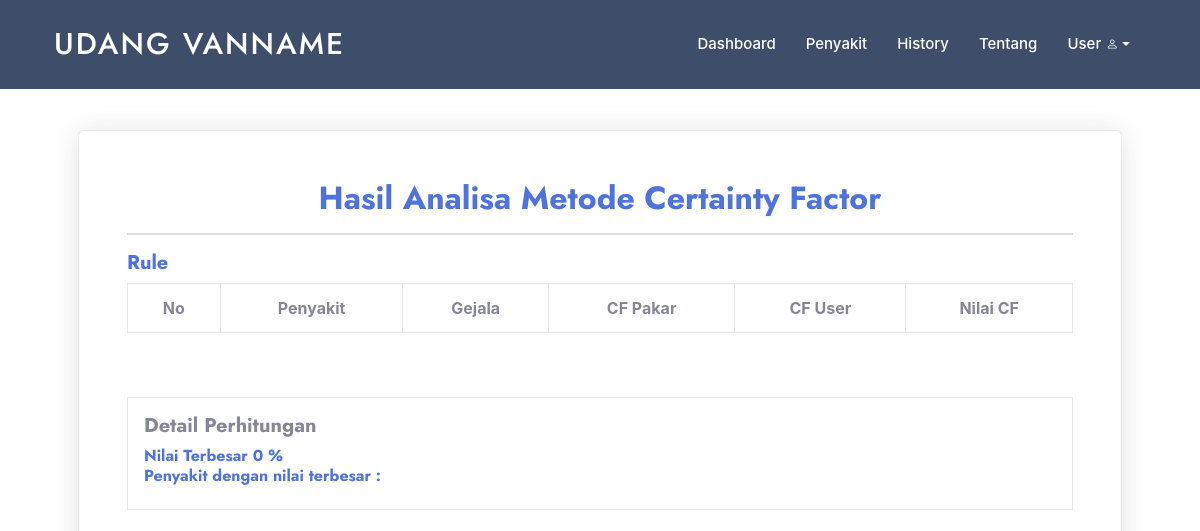
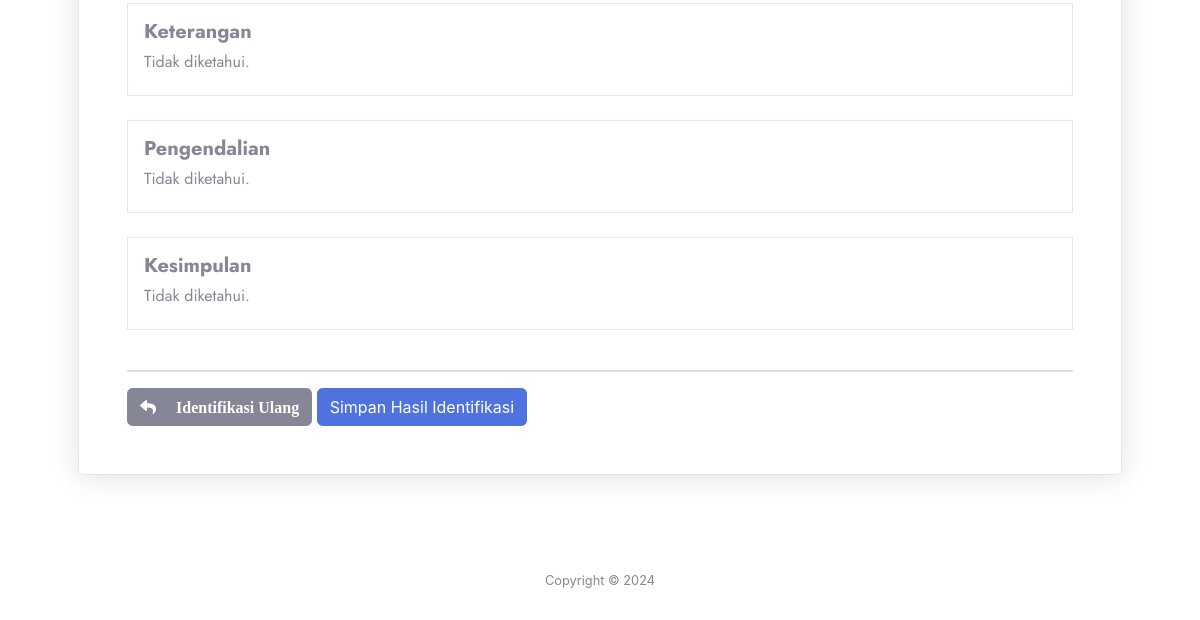
/user/identifikasi.php?no_regidentifikasi=G44BCEHPSC (signed in), run on an earlier commit of the app's database (2 pictures, top to bottom).
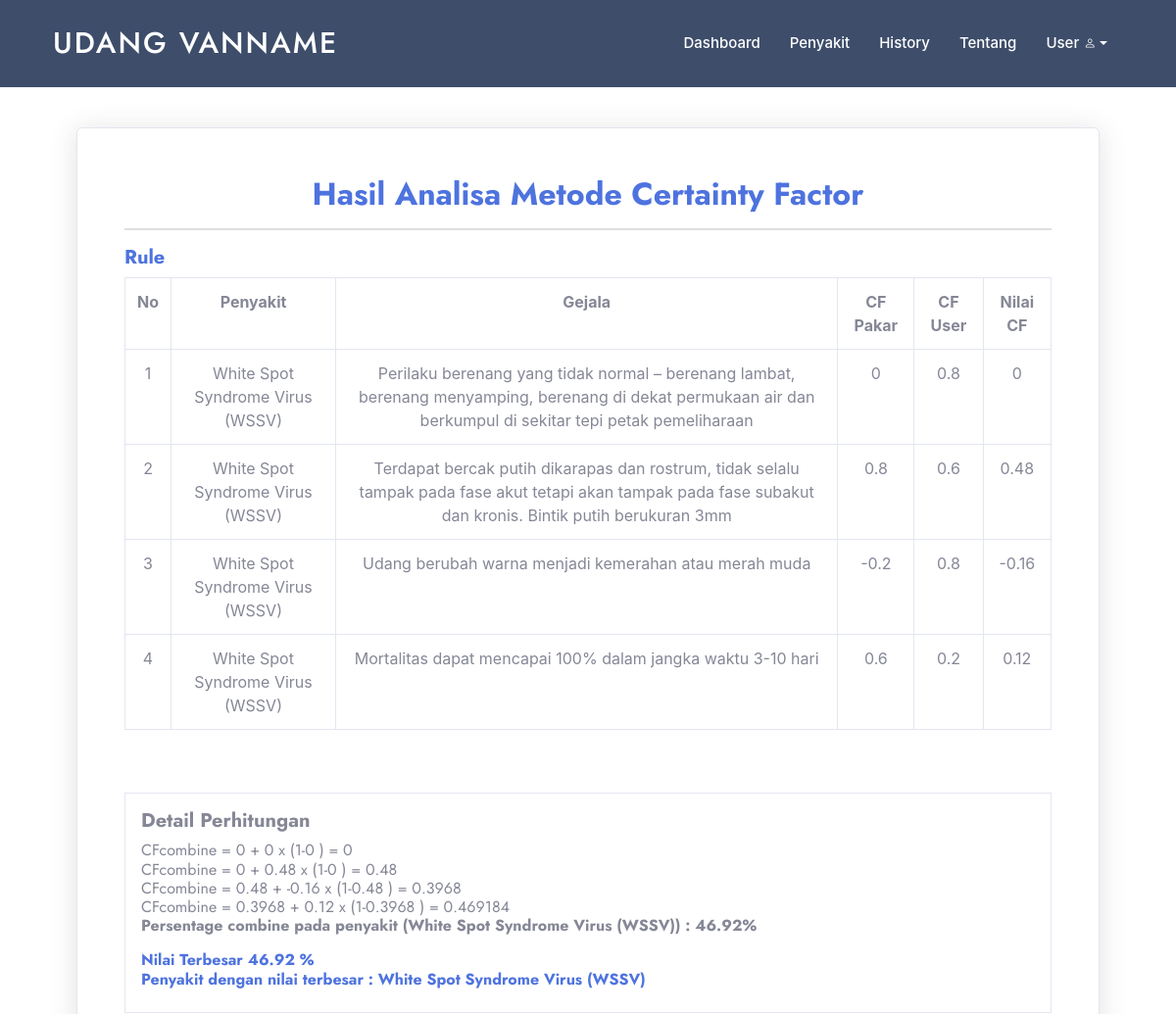
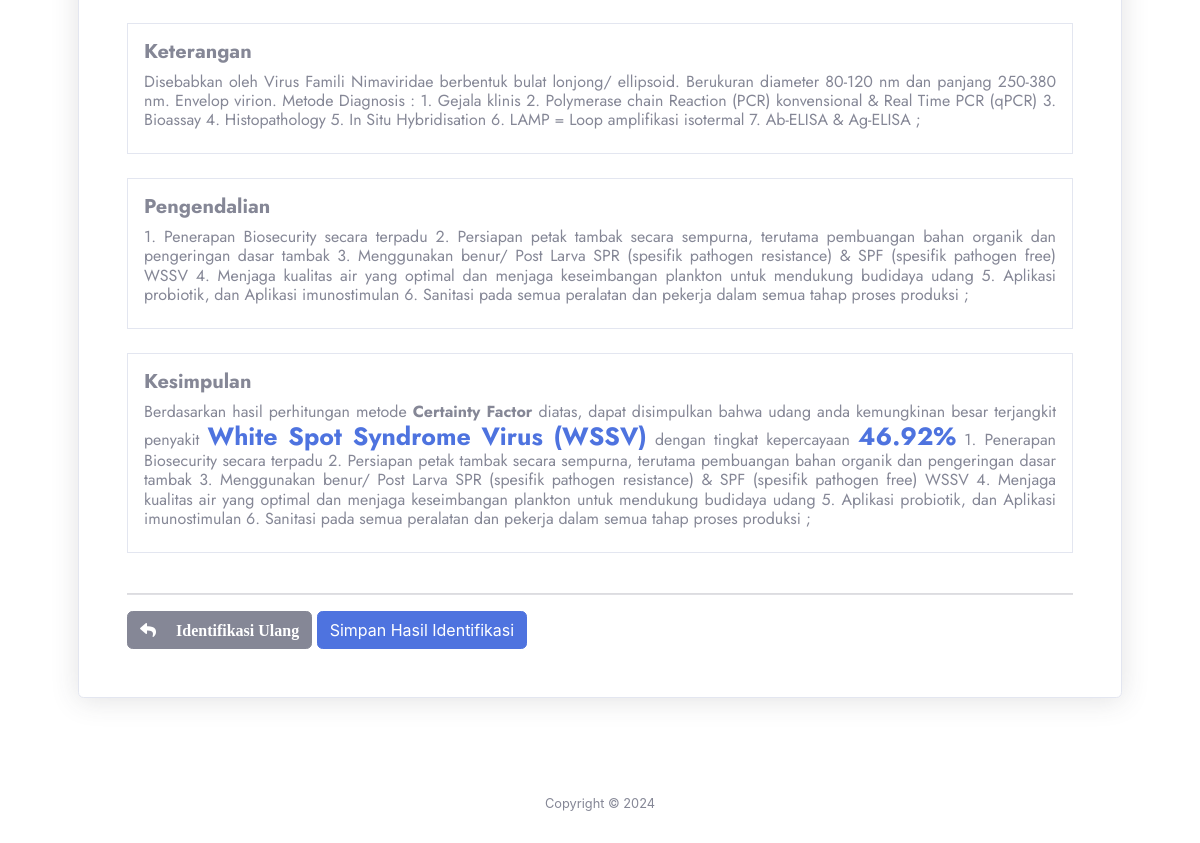
And on a later commit of the database (2 pictures, top to bottom).
### tables this page shows
CREATE TABLE `tb_akun` (
  `id_akun` int(11) NOT NULL,
  `nama_lengkap` varchar(50) NOT NULL,
  `username` varchar(50) NOT NULL,
  `password` varchar(50) NOT NULL,
  `level` varchar(30) NOT NULL
);

CREATE TABLE `tb_penyakit` (
  `id_penyakit` int(11) NOT NULL,
  `nama_penyakit` text NOT NULL,
  `keterangan` text NOT NULL,
  `pengendalian` text NOT NULL,
  `gambar` text NOT NULL
);

CREATE TABLE `tb_gejala` (
  `id_gejala` int(11) NOT NULL,
  `nama_gejala` text NOT NULL
);

CREATE TABLE `tb_aturan` (
  `id_aturan` int(11) NOT NULL,
  `id_gejala` int(11) NOT NULL,
  `id_penyakit` int(11) NOT NULL,
  `nilai_gejala` double NOT NULL
);

CREATE TABLE `tb_identifikasi` (
  `id_identifikasi` int(11) NOT NULL,
  `no_regidentifikasi` char(10) NOT NULL,
  `tgl_identifikasi` date NOT NULL,
  `id_akun` int(11) NOT NULL,
  `id_gejala` int(11) NOT NULL,
  `nilai_user` double NOT NULL
);

### user/identifikasi.php (the view, shortened to what the changed rows need)
<?php
include '../assets/conn/config.php';
include 'header.php';
$username = $_SESSION['username'];
$pass = mysqli_query($conn,"SELECT * FROM tb_akun WHERE username='$username'");
$p = mysqli_fetch_array($pass);
$id_akun = $p['id_akun'];
?>
<section id="portfolio" class="portfolio">
    <div class="container" data-aos="fade-up">
        <div id="portfolio-flters" class="d-flex justify-content-center" data-aos="fade-up" data-aos-delay="100">
<div class="container">
	<div class="card shadow p-5 mb-5">
        <?php if (empty($_GET['no_regidentifikasi'])){?>
        <div class="card-body">
            <form action="identifikasi.php?aksi=identifikasi" id="form-identifikasi" method="POST" enctype="multipart/form-data">
                <div class="table-responsive">
                    <table class="table table-bordered">
                        <tr>
                            <th class="text-center">No</th>
                            <th class="text-center">Gejala</th>
                            <th class="text-center">Kondisi</th>
                        </tr>
                <?php
                $data = mysqli_query($conn,"SELECT * FROM tb_gejala ORDER BY id_gejala");
                $i=0;
                while($a=mysqli_fetch_array($data)){
                    $i++;
                    echo "
                    <tr>
                    <td class='text-center'>$i</td>
                    <td class='text-justify'>Apakah Udang Anda Mengalami Gejala <b>$a[nama_gejala]</b> ?</td>
                    <td >
                    <select class='form-control' name='kondisi[$i]'>
                    <option selected disabled>Pilih kondisi</option>
                    <option value='0'>Tidak</option>
                    <option value='0.2'>Tidak Tahu</option>
                    <option value='0.4'>Sedikit Yakin</option>
                    <option value='0.6'>Cukup Yakin</option>
                    <option value='0.8'>Yakin</option>
                    <option value='1'>Sangat Yakin</option>
                    </select>
                    </td>
                    </tr>
                    <input type='hidden' name='id_gejala[$i]' value='$a[id_gejala]'>
                    ";
                }
                ?>
                    </table>
                </div>
                    <input type="hidden" name="id_akun" value="<?= $id_akun ?>">
                    <a href="index.php" class="btn btn-secondary">Batal</a>
                    <input type="submit" value="Proses Identifikasi" class="btn btn-primary">
            </form>
        </div>
        <br>
        <br>
        <?php }else{?>
        <center>
            <h2 class="m-0 font-weight-bold text-primary"> Hasil Analisa Metode Certainty Factor</h2>
        </center>
        <hr>
        <h5 class="font-weight-bold text-primary">Rule</h5>
        <div class="table-responsive">
            <table class="table table-bordered">
                <tr>
                    <th class="text-center">No</th>
                    <th class="text-center">Penyakit</th>
                    <th class="text-center">Gejala</th>
                    <th class="text-center">CF Pakar</th>
                    <th class="text-center">CF User</th>
                    <th class="text-center">Nilai CF</th>
                </tr>
                <?php
                $sql = mysqli_query($conn,"SELECT * FROM tb_penyakit p, tb_gejala g, tb_identifikasi i,
                tb_aturan a WHERE g.id_gejala=i.id_gejala AND g.id_gejala=a.id_gejala AND
                p.id_penyakit=a.id_penyakit AND i.id_akun='$id_akun' AND i.no_regidentifikasi='$_GET[no_regidentifikasi]'
                ORDER BY p.id_penyakit");
                $i=0;
                while($r = mysqli_fetch_array($sql)){
                    $nilai_cf = $r['nilai_gejala']*$r['nilai_user'];
                    $i++;
                    echo "
                    <tr>
                    <td class='text-center'>$i</td>
                    <td class='text-center'>$r[nama_penyakit]</td>
                    <td class='text-center'>$r[nama_gejala]</td>
                    <td class='text-center'>$r[nilai_gejala]</td>
                    <td class='text-center'>$r[nilai_user]</td>
                    <td class='text-center'>$nilai_cf</td>
                    </tr>
                    ";
                }?>
            </table>
        </div>
        <br>
        <br>
        <div class="border p-3">
            <h5 class="font-weight-bold text primary">Detail Perhitungan </h5>
            <h6>
                <?php
                $highestPercentage = 0;
                $penyakitTerbesar = "";
                $data = mysqli_query($conn,"SELECT * FROM tb_penyakit ORDER BY id_penyakit");
                while($a=mysqli_fetch_array($data)){
                    $sql1 = mysqli_query($conn,"SELECT * FROM tb_gejala g,
                        tb_identifikasi i, tb_aturan a WHERE g.id_gejala=i.id_gejala
                        AND g.id_gejala=a.id_gejala AND a.id_penyakit='$a[id_penyakit]' AND i.id_akun='$id_akun'
                        AND i.no_regidentifikasi='$_GET[no_regidentifikasi]'");
                $jml_data = mysqli_num_rows($sql1);
                $cflama = 0;
                $no=1;
                $lastPercentage = 0;
                while ($result=mysqli_fetch_array($sql1)){
                    $cf_he = $result['nilai_gejala']*$result['nilai_user'];
                    if($jml_data>0){
                        $cf1 = $cflama ;
                        $cf2 = $cf_he;
                        $cfcombine = $cf1+$cf2 * (1-$cf1);
                        $cflama = $cfcombine;
                        echo "<div class='text-justify'>
                        CFcombine = " . $cf1 . " + " . $cf2 . " x (1-" . $cf1 . "
                        ) = " . $cfcombine . "<br></div>
                        ";
                        if($result['id_penyakit'] == $a['id_penyakit']) {
                            $persentage = $cfcombine * 100;
                            $lastPercentage = number_format($persentage,2);
                        }
                        $no++;
                    }
                }
                if($no>1) {
                    echo "<p><b>Persentage combine pada penyakit (" . $a['nama_penyakit'] . ") : " . $lastPercentage . "%</b></p>";
                    if($lastPercentage > $highestPercentage){
                        $highestPercentage = $lastPercentage;
                        $penyakitTerbesar = $a['nama_penyakit'];
                    }
                }
            }
            echo "
            <b class='text-primary'>Nilai Terbesar " . $highestPercentage . "
            %<br></b>
            <b class='text-primary'> Penyakit dengan nilai terbesar : " . $penyakitTerbesar . "<br></b>";
                ?>
            </h6>
        </div>
        <br>
        <div class="border p-3">
            <h5 class="font-weight-bold text primary">Keterangan</h5>
            <h6>
            <?php
            $data = mysqli_query($conn,"SELECT * FROM tb_penyakit WHERE nama_penyakit='$penyakitTerbesar'");
            $a=mysqli_fetch_array($data);
            if ($a) {
                echo "
                <div class='text-justify'>
                $a[keterangan];
                </div>
                ";
            }
            else {
                echo "Tidak diketahui.";
            }
                ?>
            </h6>
        </div>
        <br>
        <div class="border p-3">
            <h5 class="font-weight-bold text primary">Pengendalian</h5>
            <h6>
            <?php
            $data = mysqli_query($conn,"SELECT * FROM tb_penyakit WHERE nama_penyakit='$penyakitTerbesar'");
            $a=mysqli_fetch_array($data);
            if ($a) {
                echo "
                <div class='text-justify'>
                $a[pengendalian];
                </div>
                ";
            }
            else {
                echo "Tidak diketahui.";
            }
                ?>
            </h6>
    </div>
    <br>
    <div class="border p-3">
            <h5 class="font-weight-bold text primary">Kesimpulan</h5>
            <h6>
            <?php
            if ($a) {
                echo "
                <div class='text-justify'>
                Berdasarkan hasil perhitungan metode <b>Certainty Factor</b> diatas, dapat disimpulkan bahwa udang anda kemungkinan besar terjangkit penyakit <b class='text-primary' style='font-size:25px;'>$penyakitTerbesar</b> dengan tingkat kepercayaan <b class='text-primary' style='font-size:25px;'>$highestPercentage%</b>
                $a[pengendalian];
                </div>
                ";
            }
            else {
                echo "Tidak diketahui.";
            }
                ?>
            </h6>
    </div>
    <br>
    <hr>
    <form action="identifikasi.php?aksi=simpan" method="POST" enctype="multipart/form-data">
        <div class='text-left'>
            <a href="identifikasi.php" class="btn btn-secondary"><span class="fa fa-reply">&emsp; Identifikasi Ulang</span></a>
            <input type="submit" class="btn btn-primary" value="Simpan Hasil Identifikasi">
        </div>
    </form>
    <?php }
    ?>
</div>
</div>
    </div>
</section>

### user/header.php (shortened to what the changed rows need)
<?php
include '../assets/conn/config.php';
?>
<!DOCTYPE html>
<html lang="en">
<head>
  <link href="../assets-user/vendor/aos/aos.css" rel="stylesheet">
  <link href="../assets-user/vendor/bootstrap/css/bootstrap.min.css" rel="stylesheet">
  <link href="../assets-user/vendor/bootstrap-icons/bootstrap-icons.css" rel="stylesheet">
  <link href="../assets-user/vendor/boxicons/css/boxicons.min.css" rel="stylesheet">
  <link href="../assets-user/vendor/glightbox/css/glightbox.min.css" rel="stylesheet">
  <link href="../assets-user/vendor/remixicon/remixicon.css" rel="stylesheet">
  <link href="../assets-user/vendor/swiper/swiper-bundle.min.css" rel="stylesheet">
  <link href="../assets-user/css/style.css" rel="stylesheet">
  <link href="../assets/vendor/fontawesome-free/css/all.min.css" rel="stylesheet" type="text/css">
  <link href="../assets/css/sb-admin-2.min.css" rel="stylesheet">
  <link href="../assets/vendor/datatables/dataTables.bootstrap4.min.css" rel="stylesheet">
</head>
<body>
  <header id="header" class="fixed-top">
    <div class="container d-flex align-items-center">
      <h1 class="logo me-auto"><a href="index.php">UDANG VANNAME</a></h1>
      <nav id="navbar" class="navbar">
        <ul>
          <li class="dropdown">
  <a href="#" class="dropdown-toggle" data-toggle="dropdown">
    <span>
      <?php
      $username = $_SESSION['username'];
      $det = mysqli_query($conn, "SELECT * FROM tb_akun WHERE username='$username'");
      while ($d = mysqli_fetch_array($det)) {
      ?>
        <span><?php echo $d['nama_lengkap']; ?></span>
      <?php
      }
      ?>
    </span>
  </a>
</li>
      </nav>
    </div>
  </header>
  </body>
</html>

What changed in the data, as far as the page shows it:
now on this page (row edited): tb_penyakit: nama_penyakit "White Spot Syndrome Virus (WSSV)", tb_gejala.nama_gejala "Perilaku berenang yang tidak normal – berenang lambat, berenang menyamping, berenang di dekat permukaan air dan berkumpul di sekitar tepi petak pemeliharaan", tb_aturan.nilai_gejala "0", tb_identifikasi.nilai_user "0.8", tb_gejala.nama_gejala "Terdapat bercak putih dikarapas dan rostrum, tidak selalu tampak pada fase akut tetapi akan tampak pada fase subakut dan kronis. Bintik putih berukuran 3mm", tb_aturan.nilai_gejala "0.8", tb_identifikasi.nilai_user "0.6", tb_aturan.nilai_gejala "0.48", tb_gejala.nama_gejala "Udang berubah warna menjadi kemerahan atau merah muda", tb_aturan.nilai_gejala "-0.2", tb_aturan.nilai_gejala "-0.16", tb_gejala.nama_gejala "Mortalitas dapat mencapai 100% dalam jangka waktu 3-10 hari", tb_aturan.nilai_gejala "0.6", tb_identifikasi.nilai_user "0.2", tb_aturan.nilai_gejala "0.12", lastPercentage "46.92", keterangan "Disebabkan oleh Virus Famili Nimaviridae berbentuk bulat lonjong/ ellipsoid. Berukuran diameter 80-120 nm dan panjang 250-380 nm. Envelop virion. Metode Diagnosis : 1. Gejala klinis 2. Polymerase chain Reaction (PCR) konvensional & Real Time PCR (qPCR) 3. Bioassay 4. Histopathology 5. In Situ Hybridisation 6. LAMP = Loop amplifikasi isotermal 7. Ab-ELISA & Ag-ELISA", pengendalian "1. Penerapan Biosecurity secara terpadu 2. Persiapan petak tambak secara sempurna, terutama pembuangan bahan organik dan pengeringan dasar tambak 3. Menggunakan benur/ Post Larva SPR (spesifik pathogen resistance) & SPF (spesifik pathogen free) WSSV 4. Menjaga kualitas air yang optimal dan menjaga keseimbangan plankton untuk mendukung budidaya udang 5. Aplikasi probiotik, dan Aplikasi imunostimulan 6. Sanitasi pada semua peralatan dan pekerja dalam semua tahap proses produksi"
now on this page (row edited): tb_gejala: cf1 "0", tb_aturan.nilai_gejala "0"
now on this page (row unchanged): tb_gejala: tb_aturan.nilai_gejala "0.48", cfcombine "0.48"
now on this page (row unchanged): tb_aturan: nilai_gejala "0"
now on this page (row unchanged): tb_gejala: cf1 "0.48", tb_aturan.nilai_gejala "-0.16", cfcombine "0.3968"
now on this page (row unchanged): tb_gejala: cf1 "0.3968", tb_aturan.nilai_gejala "0.12", cfcombine "0.469184"
Also different on the page:
$highestPercentage: "0" → "46.92"
$highestPercentage: (not shown) → "46.92"
text no longer shown: "Tidak diketahui. Tidak diketahui. Tidak diketahui."
text now shown: "; ; Berdasarkan hasil perhitungan metode Certainty Factor diatas, dapat disimpulkan bahwa udang anda kemungkinan besar terjangkit penyakit dengan tingkat kepercayaan % ;"
